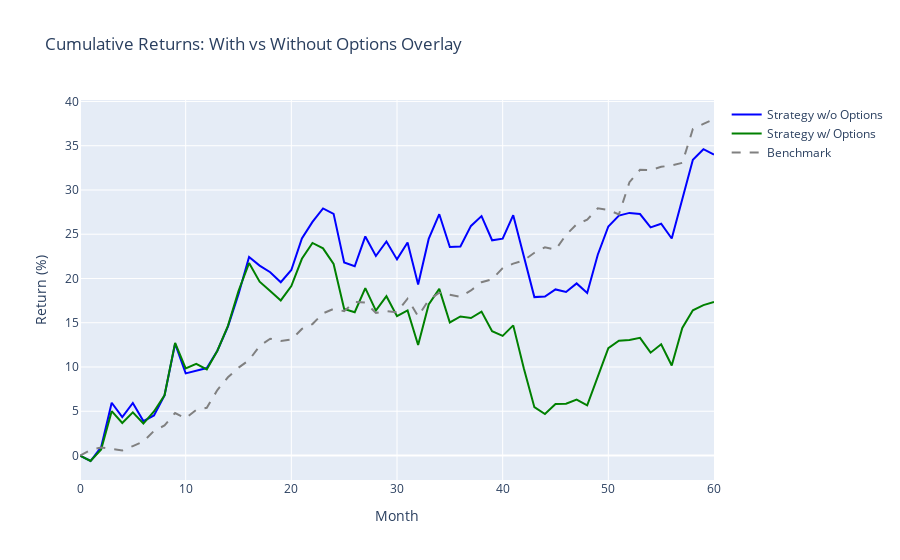

Notebook source saved alongside this figure:
### Code cell
fig = go.Figure()
fig.add_trace(
    go.Scatter(
        x=df_base["month"],
        y=df_base["portfolio_cumulative"] * 100,
        mode="lines",
        name="Strategy w/o Options",
        line=dict(color="blue"),
    )
)
fig.add_trace(
    go.Scatter(
        x=df_overlay["month"],
        y=df_overlay["portfolio_cumulative"] * 100,
        mode="lines",
        name="Strategy w/ Options",
        line=dict(color="green"),
    )
)
fig.add_trace(
    go.Scatter(
        x=df_base["month"],
        y=df_base["benchmark_cumulative"] * 100,
        mode="lines",
        name="Benchmark",
        line=dict(color="gray", dash="dash"),
    )
)

fig.update_layout(
    title="Cumulative Returns: With vs Without Options Overlay",
    xaxis_title="Month",
    yaxis_title="Return (%)",
    hovermode="x unified",
    yaxis=dict(hoverformat=".2f"),
)
fig.show()

### Figure 1 — Plotly figure (JSON) as saved in the notebook; plotly's stock layout.template omitted (floating-point values rounded to 4 significant figures)
{"data": [{"line": {"color": "blue"}, "mode": "lines", "name": "Strategy w/o Options", "type": "scatter", "x": [0, 1, 2, 3, 4, 5, 6, 7, 8, 9, 10, 11, 12, 13, 14, 15, 16, 17, 18, 19, 20, 21, 22, 23, 24, 25, 26, 27, 28, 29, 30, 31, 32, 33, 34, 35, 36, 37, 38, 39, 40, 41, 42, 43, 44, 45, 46, 47, 48, 49, 50, 51, 52, 53, 54, 55, 56, 57, 58, 59, 60], "y": [0.0, -0.6195, 0.9405, 5.959, 4.335, 5.931, 3.886, 4.524, 6.797, 12.63, 9.277, 9.603, 9.883, 11.84, 14.56, 18.23, 22.44, 21.45, 20.71, 19.58, 20.96, 24.52, 26.39, 27.92, 27.3, 21.8, 21.38, 24.75, 22.54, 24.18, 22.16, 24.07, 19.32, 24.47, 27.26, 23.55, 23.62, 25.94, 27.04, 24.32, 24.5, 27.16, 22.62, 17.9, 17.96, 18.76, 18.48, 19.44, 18.37, 22.68, 25.88, 27.1, 27.41, 27.28, 25.77, 26.18, 24.52, 28.97, 33.41, 34.61, 34.0]}, {"line": {"color": "green"}, "mode": "lines", "name": "Strategy w/ Options", "type": "scatter", "x": [0, 1, 2, 3, 4, 5, 6, 7, 8, 9, 10, 11, 12, 13, 14, 15, 16, 17, 18, 19, 20, 21, 22, 23, 24, 25, 26, 27, 28, 29, 30, 31, 32, 33, 34, 35, 36, 37, 38, 39, 40, 41, 42, 43, 44, 45, 46, 47, 48, 49, 50, 51, 52, 53, 54, 55, 56, 57, 58, 59, 60], "y": [0.0, -0.6195, 0.6889, 5.013, 3.676, 4.874, 3.611, 4.976, 6.802, 12.73, 9.842, 10.36, 9.725, 11.84, 14.65, 18.59, 21.74, 19.64, 18.58, 17.52, 19.14, 22.23, 24.01, 23.4, 21.65, 16.56, 16.19, 18.92, 16.38, 18.0, 15.75, 16.39, 12.48, 17.07, 18.83, 15.03, 15.71, 15.53, 16.25, 14.05, 13.52, 14.7, 9.857, 5.465, 4.693, 5.811, 5.848, 6.322, 5.66, 8.819, 12.13, 12.96, 13.04, 13.29, 11.62, 12.56, 10.17, 14.41, 16.4, 16.99, 17.35]}, {"line": {"color": "gray", "dash": "dash"}, "mode": "lines", "name": "Benchmark", "type": "scatter", "x": [0, 1, 2, 3, 4, 5, 6, 7, 8, 9, 10, 11, 12, 13, 14, 15, 16, 17, 18, 19, 20, 21, 22, 23, 24, 25, 26, 27, 28, 29, 30, 31, 32, 33, 34, 35, 36, 37, 38, 39, 40, 41, 42, 43, 44, 45, 46, 47, 48, 49, 50, 51, 52, 53, 54, 55, 56, 57, 58, 59, 60], "y": [0.0, 0.6375, 0.9009, 0.7776, 0.5773, 1.07, 1.586, 2.78, 3.393, 4.802, 4.208, 5.166, 5.387, 7.4, 8.841, 9.923, 10.78, 12.38, 13.19, 12.95, 13.1, 14.3, 14.85, 16.06, 16.56, 16.3, 17.36, 17.28, 16.12, 16.32, 16.19, 17.72, 15.73, 17.57, 18.38, 18.17, 17.93, 18.65, 19.58, 19.91, 21.18, 21.68, 22.05, 22.91, 23.52, 23.25, 24.93, 26.13, 26.64, 27.92, 27.76, 27.23, 30.88, 32.28, 32.23, 32.61, 32.78, 33.07, 36.88, 37.46, 38.02]}], "layout": {"hovermode": "x unified", "title": {"text": "Cumulative Returns: With vs Without Options Overlay"}, "xaxis": {"title": {"text": "Month"}}, "yaxis": {"hoverformat": ".2f", "title": {"text": "Return (%)"}}}}
